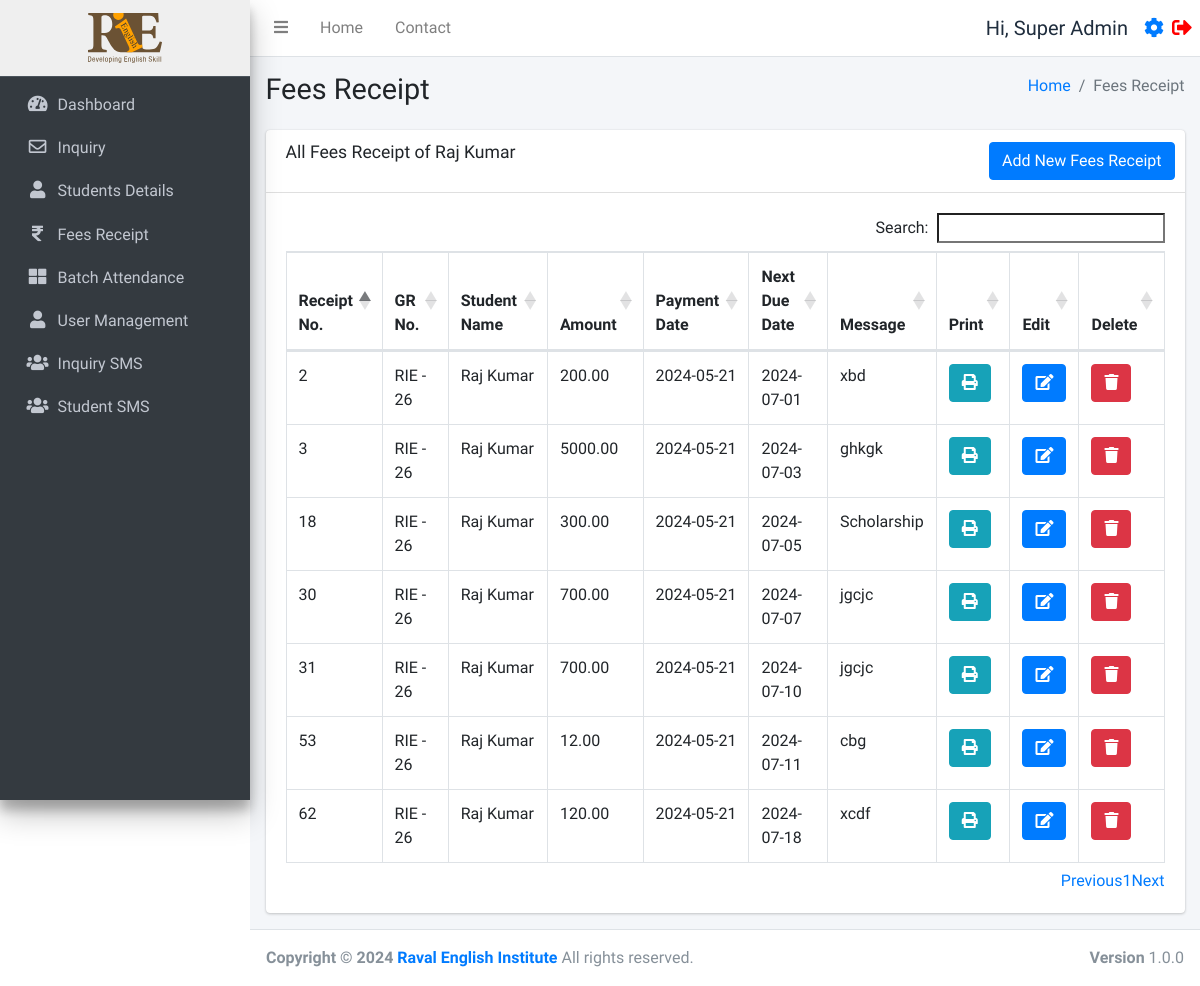
Page /fees_receipt.php?student_id=26 (signed in) on the earlier database version.
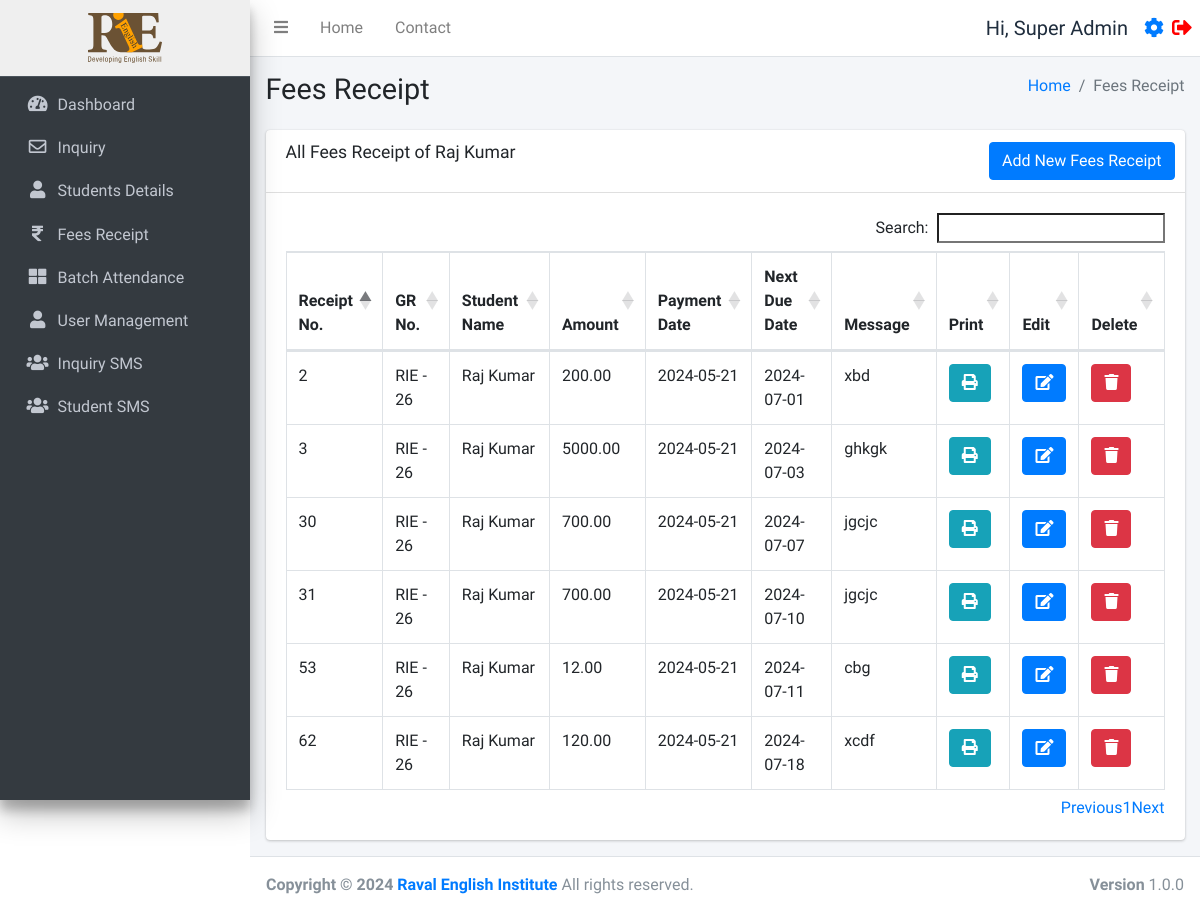
Same page on the later database version.
### tables this page shows
CREATE TABLE `users` (
  `id` int(11) NOT NULL,
  `username` varchar(255) NOT NULL,
  `fullname` varchar(255) NOT NULL,
  `email` varchar(255) NOT NULL,
  `mobile` varchar(15) NOT NULL,
  `password` varchar(255) NOT NULL,
  `status` int(11) NOT NULL,
  `created_at` timestamp NOT NULL DEFAULT current_timestamp()
);

CREATE TABLE `studentinfo` (
  `id` int(11) NOT NULL,
  `name` varchar(255) DEFAULT NULL,
  `batch` int(11) DEFAULT NULL,
  `batch_name` varchar(255) DEFAULT NULL,
  `father_name` varchar(255) DEFAULT NULL,
  `mother_name` varchar(255) DEFAULT NULL,
  `dob` date DEFAULT NULL,
  `gender` varchar(50) DEFAULT NULL,
  `mobile_number` varchar(15) DEFAULT NULL,
  `fee_status` int(10) DEFAULT 0,
  `profession` varchar(100) DEFAULT NULL,
  `address` varchar(255) DEFAULT NULL,
  `admission_time` date DEFAULT NULL,
  `due_date` date DEFAULT NULL,
  `created_at` datetime NOT NULL DEFAULT current_timestamp(),
  `pending_fees` int(10) DEFAULT 0,
  `discount` int(10) NOT NULL,
  `total_fees` int(11) NOT NULL,
  `paid_fees` int(11) NOT NULL,
  `father_number` varchar(50) NOT NULL,
  `home_number` varchar(50) NOT NULL,
  `reference` varchar(200) DEFAULT NULL,
  `father_profession` varchar(200) DEFAULT NULL,
  `workplace_address` varchar(255) DEFAULT NULL,
  `aadharcard_number` varchar(20) DEFAULT NULL,
  `joining_purpose` varchar(255) DEFAULT NULL,
  `extratime_daily` varchar(255) DEFAULT NULL,
  `gmail_id` varchar(255) DEFAULT NULL
);

CREATE TABLE `receipt` (
  `id` int(11) NOT NULL,
  `student_id` int(11) NOT NULL,
  `amount` decimal(10,2) NOT NULL,
  `payment_date` date NOT NULL,
  `due_date` date DEFAULT NULL,
  `message` varchar(255) DEFAULT NULL,
  `created_at` timestamp NOT NULL DEFAULT current_timestamp()
);

### function.php (called while the page is built, shortened)
<?php
require_once('db.php');
function selectFromTable($tableName, $columns, $whereConditions) {
    global $db;
    try {
        $sql = "SELECT " . implode(', ', $columns) . " FROM $tableName";
        if (!empty($whereConditions)) {
            $sql .= " WHERE " . implode(' AND ', array_map(function ($col) {
                return "$col = :$col";
            }, array_keys($whereConditions)));
        }
        $stmt = $db->prepare($sql);
        foreach ($whereConditions as $col => $value) {
            $stmt->bindValue(":$col", $value);
        }
        $stmt->execute();
        return $stmt->fetchAll(PDO::FETCH_ASSOC);
    } catch (PDOException $e) {
        return false;
    }
}
?>

### fees_receipt.php (the view, shortened to what this page needs)
<!DOCTYPE html>
<html lang="en">
<head>
</head>
<?php
include ('./header.php');
require_once 'function.php';
$studentId = $_GET['student_id'] ?? null;
$studentName = "";
$receipts = [];
if ($studentId) {
  $studentInfo = selectFromTable('studentinfo', ['name'], ['id' => $studentId]);
  $studentName = $studentInfo[0]['name'] ?? "Unknown Student";
  $receipts = selectFromTable('receipt', ['id', 'student_id', 'amount', 'payment_date', 'message', 'due_date'], ['student_id' => $studentId]);
}
$isSuperAdmin = isset($_SESSION['user_status']) && $_SESSION['user_status'] === 'super_admin';
$isAdmin = isset($_SESSION['user_status']) && $_SESSION['user_status'] === 'admin';
?>
<div class="content-wrapper">
  <div class="content-header">
    <div class="container-fluid">
      <div class="row mb-2">
        <div class="col-sm-6">
          <h1 class="m-0">Fees Receipt</h1>
        </div>
        <div class="col-sm-6">
          <ol class="breadcrumb float-sm-right">
            <li class="breadcrumb-item"><a href="./dashboard.php">Home</a></li>
            <li class="breadcrumb-item active">Fees Receipt</li>
          </ol>
        </div>
      </div>
    </div>
  </div>
  <section class="content">
    <div class="container-fluid">
      <div class="row">
        <div class="col-12">
          <div class="card">
            <div class="card-header">
              <h3 class="card-title">All Fees Receipt of <?php echo htmlspecialchars($studentName); ?></h3>
              <div class="card-tools">
                <a href="./feesform.php?student_id=<?php echo htmlspecialchars($studentId); ?>"
                  class="btn btn-primary">Add New Fees Receipt</a>
              </div>
            </div>
            <div class="card-body">
              <div class="table-responsive">
                <table id="example1" class="table table-bordered">
                  <thead>
                    <tr>
                      <th>Receipt No.</th>
                      <th>GR No.</th>
                      <th>Student Name</th>
                      <th>Amount</th>
                      <th>Payment Date</th>
                      <th>Next Due Date</th>
                      <th>Message</th>
                      <th>Print</th>
                      <?php if ($isSuperAdmin || $isAdmin): ?>
                        <th>Edit</th>
                      <?php endif; ?>
                      <?php if ($isSuperAdmin): ?>
                        <th>Delete</th>
                      <?php endif; ?>
                    </tr>
                  </thead>
                  <tbody>
                    <?php foreach ($receipts as $receipt): ?>
                      <tr>
                        <td><?php echo htmlspecialchars($receipt['id']); ?></td>
                        <td>RIE - <?php echo htmlspecialchars($receipt['student_id']); ?></td>
                        <td><?php echo htmlspecialchars($studentName); ?></td>
                        <td><?php echo htmlspecialchars($receipt['amount']); ?></td>
                        <td><?php echo htmlspecialchars($receipt['payment_date']); ?></td>
                        <td><?php echo htmlspecialchars($receipt['due_date']); ?></td>
                        <td><?php echo htmlspecialchars($receipt['message']); ?></td>
                        <?php if ($isSuperAdmin || $isAdmin): ?>
                          <td><button class="btn btn-info" onclick="printPDF('<?php echo $receipt['id']; ?>')"><i
                                class="fas fa-print"></i></button></td>
                          <td><a href='javascript:void(0);' onclick="confirmEdit('<?php echo $receipt['id']; ?>')"
                              class='btn btn-primary'><i class='fas fa-edit'></i></a></td>
                        <?php endif; ?>
                        <?php if ($isSuperAdmin): ?>
                          <td><a href='javascript:void(0);' onclick="confirmDelete('<?php echo $receipt['id']; ?>')"
                              class='btn btn-danger'><i class='fas fa-trash'></i></a></td>
                        <?php endif; ?>
                      </tr>
                    <?php endforeach; ?>
                  </tbody>
                </table>
              </div>
            </div>
          </div>
        </div>
      </div>
    </div>
  </section>
</div>
<?php include ('./footer.php'); ?>

### header.php (shortened to what this page needs)
<?php
require_once 'db.php';
require_once ('function.php');
$user = selectFromTable('users', ['*'], ['id' => $_SESSION['user_id']]);
$user = $user[0];
$isFaculty = isset($_SESSION['user_status']) && $_SESSION['user_status'] === 'faculty';
$isAdmin = isset($_SESSION['user_status']) && $_SESSION['user_status'] === 'admin';
?>
<!DOCTYPE html>
<html lang="en">
<head>
  <link rel="stylesheet" href="./plugins/fontawesome-free/css/all.min.css">
  <link rel="stylesheet" href="https://code.ionicframework.com/ionicons/2.0.1/css/ionicons.min.css">
  <link rel="stylesheet" href="./plugins/icheck-bootstrap/icheck-bootstrap.min.css">
  <link rel="stylesheet" href="https://cdn.datatables.net/1.10.19/css/dataTables.bootstrap4.min.css">
  <link rel="stylesheet" href="./asset/css/adminlte.min.css">
  <link rel="stylesheet" href="./asset/css/style.css">
</head>
<body class="hold-transition sidebar-mini layout-fixed">
  <div class="wrapper">
    <nav class="main-header navbar navbar-expand navbar-white navbar-light sticky-top">
      <ul class="navbar-nav">
        <li class="nav-item">
          <a class="nav-link" data-widget="pushmenu" href="#" role="button"><i class="fas fa-bars"></i></a>
        </li>
        <li class="nav-item d-none d-sm-inline-block">
          <?php if ($_SESSION['user_status'] === 'faculty'): ?>
            <a href="./batch.php" class="nav-link">Batch</a>
          <?php else: ?>
            <a href="./dashboard.php" class="nav-link">Home</a>
          <?php endif; ?>
        </li>
        <li class="nav-item d-none d-sm-inline-block">
          <a href="#" class="nav-link">Contact</a>
        </li>
      </ul>
      <ul class="navbar-nav ml-auto">
        <li class="nav-item d-flex align-items-center">
          <span class="mr-3" style="font-size:20px;">Hi, <?php echo $user['fullname']; ?></span>
          <a href="./profile.php" style="font-size:20px;" class="d-block mr-2"><i class="fas fa-cog"></i></a>
          <a href="./logout.php" style="font-size:20px;"><i class="fas fa-sign-out-alt" style="color:red"></i></a>
        </li>
      </ul>
    </nav>
    <aside class="main-sidebar sidebar-dark-primary elevation-4">
      <?php if ($_SESSION['user_status'] === 'faculty'): ?>
        <a href="./batch.php" class="brand-link" style="text-align:center;background:#efefef;">
        <?php else: ?>
          <a href="./dashboard.php" class="brand-link" style="text-align:center;background:#efefef;">
          <?php endif; ?>
          <img src="./asset/img/logo.svg" alt="RIE logo Logo" style="height:50px;">
        </a>
        <div class="sidebar">
          <nav class="mt-2">
            <ul class="nav nav-pills nav-sidebar flex-column" data-widget="treeview" role="menu" data-accordion="false">
              <?php if (!$isFaculty): ?>
                <li class="nav-item">
                  <a href="./dashboard.php" class="nav-link
            <?php if (strpos($_SERVER['REQUEST_URI'], 'dashboard.php') !== false) {
              echo "active";
            } ?>">
                    <i class="nav-icon fas fa-tachometer-alt"></i>
                    <p>
                      Dashboard
                    </p>
                  </a>
                </li>
                <li class="nav-item">
                  <a href="./inquiry.php" class="nav-link
            <?php if (strpos($_SERVER['REQUEST_URI'], 'inquiry.php') !== false) {
              echo "active";
            } ?>">
                    <i class="nav-icon far fa-envelope"></i>
                    <p>
                      Inquiry
                    </p>
                  </a>
                <li class="nav-item">
                  <a href="./studentsdetails.php" class="nav-link
            <?php if (strpos($_SERVER['REQUEST_URI'], 'studentsdetails.php') !== false) {
              echo "active";
            } ?>">
                    <i class="nav-icon fas fa-user"></i>
                    <p>
                      Students Details
                    </p>
                  </a>
                </li>
                <li class="nav-item">
                  <a href="./fees.php" class="nav-link
            <?php if (strpos($_SERVER['REQUEST_URI'], 'fees.php') !== false) {
              echo "active";
            } ?>">
                    <i class="nav-icon fas fa-rupee-sign"></i>
                    <p>
                      Fees Receipt
                    </p>
                  </a>
                </li>
              <?php endif; ?>
              <li class="nav-item">
                <a href="./batch.php" class="nav-link
            <?php if (strpos($_SERVER['REQUEST_URI'], 'batch.php') !== false) {
              echo "active";
            } ?>">
                  <i class="nav-icon fas fa-th-large"></i>
                  <p>
                    Batch Attendance
                  </p>
                </a>
              </li>
              <?php if (!$isFaculty && !$isAdmin): ?>
                <li class="nav-item">
                  <a href="./user_management.php" class="nav-link
            <?php if (strpos($_SERVER['REQUEST_URI'], 'user_management.php') !== false) {
              echo "active";
            } ?>">
                    <i class="nav-icon fas fa-user"></i>
                    <p>
                      User Management
                    </p>
                  </a>
                </li>
              <?php endif; ?>
              <?php if (!$isFaculty): ?>
                <li class="nav-item">
                  <a href="./inquirysms.php" class="nav-link
            <?php if (strpos($_SERVER['REQUEST_URI'], 'inquirysms.php') !== false) {
              echo "active";
            } ?>">
                    <i class="nav-icon fas fa-users"></i>
                    <p>
                      Inquiry SMS
                    </p>
                  </a>
                </li>
                <li class="nav-item">
                  <a href="./studentsms.php" class="nav-link
            <?php if (strpos($_SERVER['REQUEST_URI'], 'studentsms.php') !== false) {
              echo "active";
            } ?>">
                    <i class="nav-icon fas fa-users"></i>
                    <p>
                      Student SMS
                    </p>
                  </a>
                </li>
              <?php endif; ?>
            </ul>
          </nav>
        </div>
    </aside>

### footer.php (shortened to what this page needs)
</div>
<footer class="main-footer">
    <strong>Copyright &copy; 2024 <a href="https://ravalenglishinstitute.com/" target="_blank">Raval English Institute</a></strong>
    All rights reserved.
    <div class="float-right d-none d-sm-inline-block">
      <b>Version</b> 1.0.0
    </div>
  </footer>
</body>
</html>

### header.php (style rules this page uses)
table thead tr { border: 2px solid #dee2e6 }
table thead { position: sticky; top: 0; background-color: white; }

Differences in the rows shown:
removed receipt: id "18", student "26", student.name "Raj Kumar", amount "300.00", payment_date "2024-05-21", due_date "2024-07-05", message "Scholarship"
